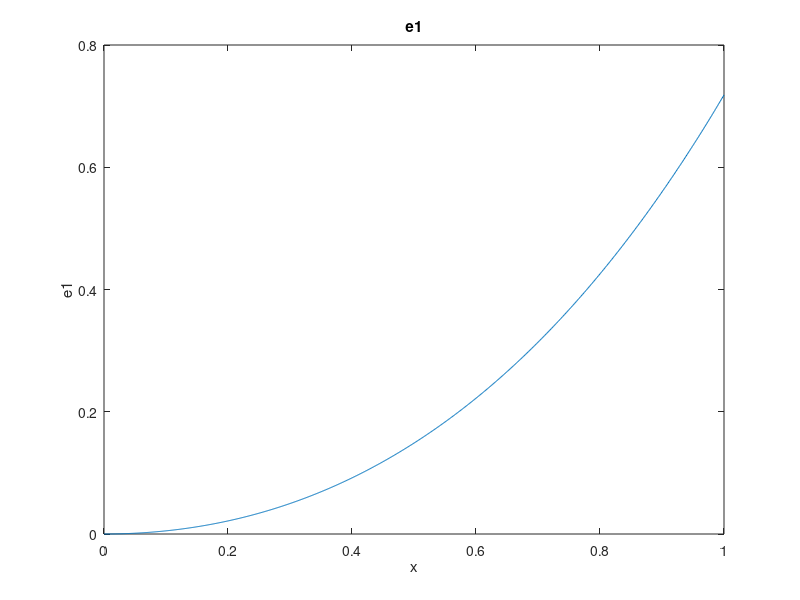
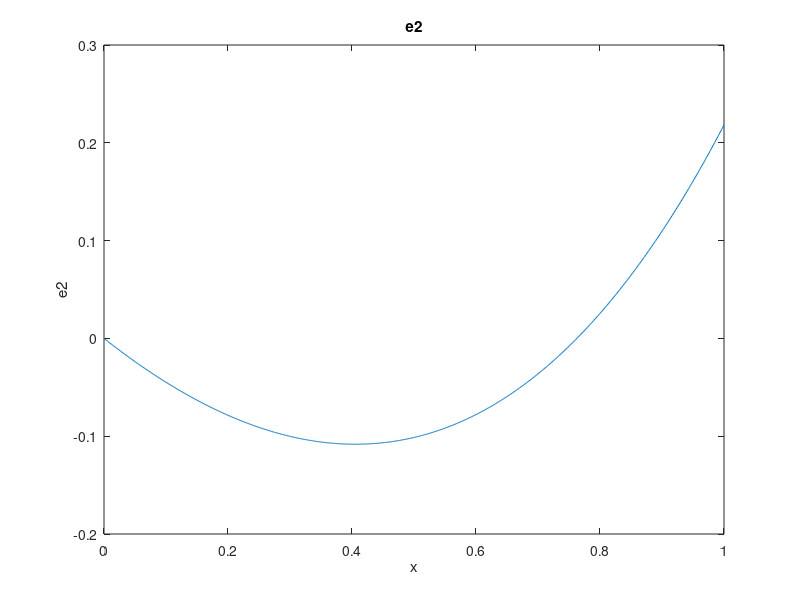
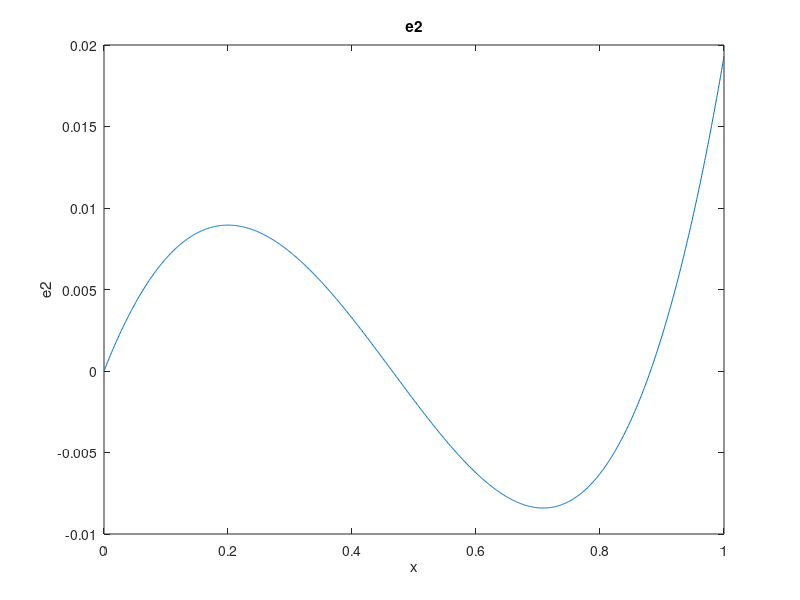

These charts were generated, in order, by the following MATLAB code:
clear;
close all;

x = linspace(0,1,1000);
c = 3/2;
e1 = exp(x)-(1+x);
e2 = exp(x)-(1+c*x);

max(abs(e1))
max(abs(e2))

figure
plot(x, e1);
title('e1')
xlabel('x')
ylabel('e1')

figure
plot(x, e2);
title('e2')
xlabel('x')
ylabel('e2')

A = [1/3, 1/4; 1/4, 1/5];
b = [.5; exp(1)-7/3];
c = A^-1*b;
e2 = exp(x)-(1+c(1)*x+c(2)*x.^2); 

figure
plot(x, e2);
title('e2')
xlabel('x')
ylabel('e2')

max(abs(e2))